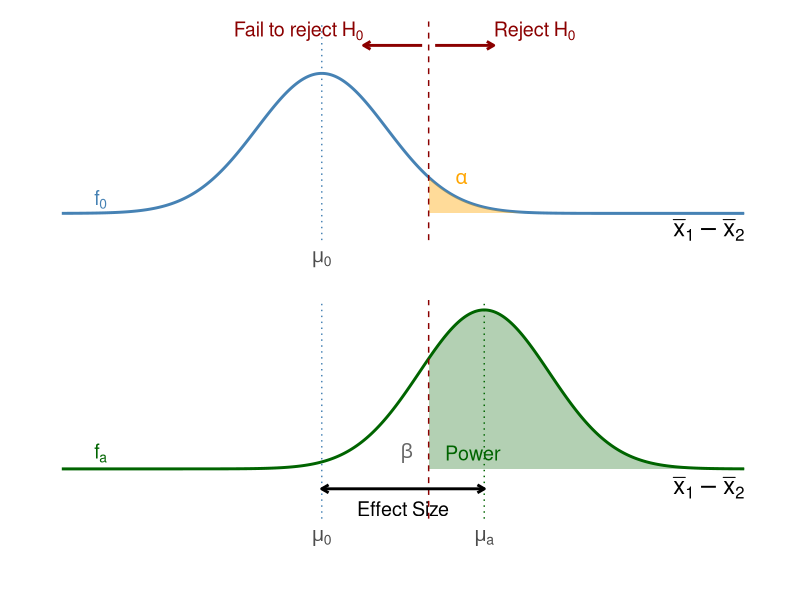
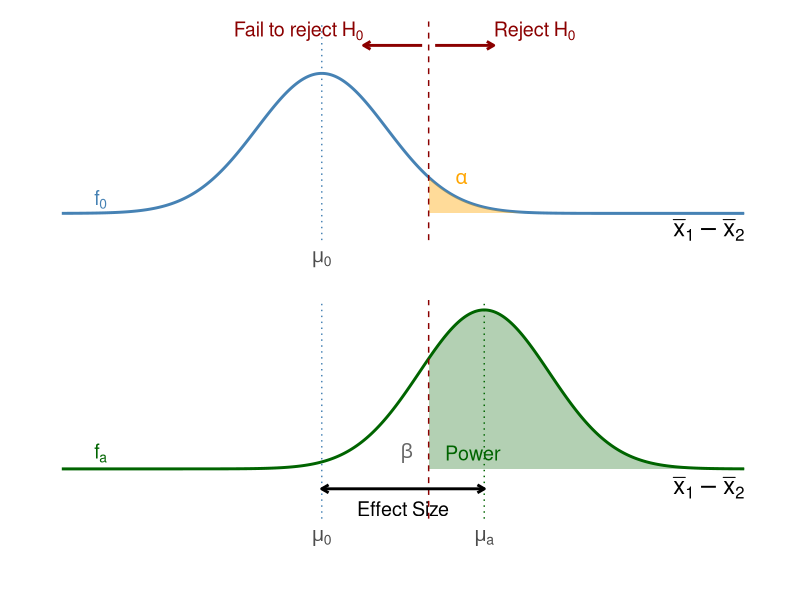

Here is the R script that generated these plots, in order:
# Power of 2-sample tests: Schematic figure for slides

library(ggplot2)  # load the graphing library


# Parameters for the schematic
null_mean <- 0
alt_mean <- 2.5
se <- 1
alpha <- 0.05
critical_value <- qnorm(1 - alpha) * se  # one-sided for schematic

x <- seq(null_mean - 4*se, alt_mean + 4*se, length.out = 1000)
null_dist <- dnorm(x, mean = null_mean, sd = se)
alt_dist <- dnorm(x, mean = alt_mean, sd = se)

plot_df <- rbind(
  data.frame(x = x, y = null_dist, dist = "Null"),
  data.frame(x = x, y = alt_dist, dist = "Alternative")
)

# For shading: rejection region under H0, power and beta under Ha
rejection_region <- x >= critical_value
power_region <- x >= critical_value
beta_region <- x < critical_value

# Null distribution plot (top)
  # Means
p_null<-ggplot(plot_df, aes(x = x, y = y, color = dist)) +
  geom_line(data = subset(plot_df, dist == "Null"), color = "steelblue", linewidth = 1) +
  geom_area(data = subset(plot_df, dist == "Null" & x >= critical_value), fill = "orange", color = "steelblue", alpha = 0.4) +
  geom_vline(xintercept = critical_value, linetype = "dashed", color = "darkred") +
  geom_vline(xintercept = null_mean, linetype = "dotted", color = "steelblue") +
  annotate("text", x = null_mean - 3.4*se, y = max(null_dist)*0.1, label = expression(f[0]), color = "steelblue", size = 5) +
  annotate("text", x = critical_value + 0.5, y = max(null_dist)*0.25, label = expression(alpha), color = "orange", size = 5) +
  annotate("text", x = critical_value - 1, y = max(null_dist)*1.3, label = expression("Fail to reject "*H[0]), color = "darkred", size = 5, hjust = 1) +
  annotate("segment", x = critical_value-0.1, xend = critical_value-1, y = max(null_dist)*1.2, yend = max(null_dist)*1.2, arrow = arrow(ends = "last", length = unit(0.2, "cm")), color = "darkred", linewidth = 1) +
  annotate("text", x = critical_value + 1, y = max(null_dist)*1.3, label = expression("Reject "*H[0]), color = "darkred", size = 5, hjust = 0) +
  annotate("segment", x = critical_value+0.1, xend = critical_value+1, y = max(null_dist)*1.2, yend = max(null_dist)*1.2, arrow = arrow(ends = "last", length = unit(0.2, "cm")), color = "darkred", linewidth = 1) +
  scale_x_continuous(breaks = c(null_mean), labels = c(expression(mu[0]))) +
  theme_minimal(base_size = 18) +
  theme(axis.title.y = element_blank(),
    axis.text.y = element_blank(),
    axis.ticks.y = element_blank(),
    panel.grid = element_blank(),
    plot.margin = margin(10, 10, 10, 10)) +
  labs(x = NULL, y = NULL) +
  annotate("text", x = max(x), y = -0.12*max(null_dist), label = expression(bar(x)[1] - bar(x)[2]), size = 6, hjust = 1)

# Alternative distribution plot (bottom)
p_alt<-ggplot(plot_df, aes(x = x, y = y, color = dist)) +
  geom_line(data = subset(plot_df, dist == "Alternative"), aes(x = x, y = y), color = "darkgreen", linewidth = 1) +
  geom_area(data = subset(plot_df, dist == "Alternative" & x >= critical_value), aes(x = x, y = y), color="darkgreen", fill = "darkgreen", alpha = 0.3) +
  geom_vline(xintercept = critical_value, linetype = "dashed", color = "darkred") +
  geom_vline(xintercept = null_mean, linetype = "dotted", color = "steelblue") +
  geom_vline(xintercept = alt_mean, linetype = "dotted", color = "darkgreen") +
  annotate("text", x = null_mean - 3.4*se, y = max(null_dist)*0.1, label = expression(f[a]), color = "darkgreen", size = 5) +
  annotate("text", x = critical_value + 0.25, y = max(alt_dist)*0.1, label = "Power", color = "darkgreen", size = 5, hjust=0) +
  annotate("text", x = critical_value - 0.25, y = max(alt_dist)*0.1, label = expression(beta), color = "gray40", size = 5, hjust=1) +
  annotate("segment", x = null_mean, xend = alt_mean, y = -0.05, yend = -0.05, arrow = arrow(ends = "both", length = unit(0.2, "cm")), color = "black", linewidth = 1) +
  annotate("text", x = (null_mean + alt_mean)/2, y = -0.1, label = "Effect Size", color = "black", size = 5) +
  scale_x_continuous(breaks = c(null_mean, alt_mean), labels = c(expression(mu[0]), expression(mu[a]))) +
  theme_minimal(base_size = 18) +
  theme(axis.title.y = element_blank(),
        axis.text.y = element_blank(),
        axis.ticks.y = element_blank(),
        panel.grid = element_blank(),
        plot.margin = margin(10, 10, 30, 10)) +
  labs(x = NULL, y = NULL) +
  annotate("text", x = max(x), y = -0.12*max(alt_dist), label = expression(bar(x)[1] - bar(x)[2]), size = 6, hjust = 1)

# Combine the two plots vertically using patchwork (if available)
if (requireNamespace("patchwork", quietly = TRUE)) {
  library(patchwork)
  combined_plot <- p_null / p_alt
  print(combined_plot)
  ggsave("power_2sample_schematic.png", combined_plot, width = 4, height = 6, dpi = 300)
} else {
  print(p_null)
  print(p_alt)
}

